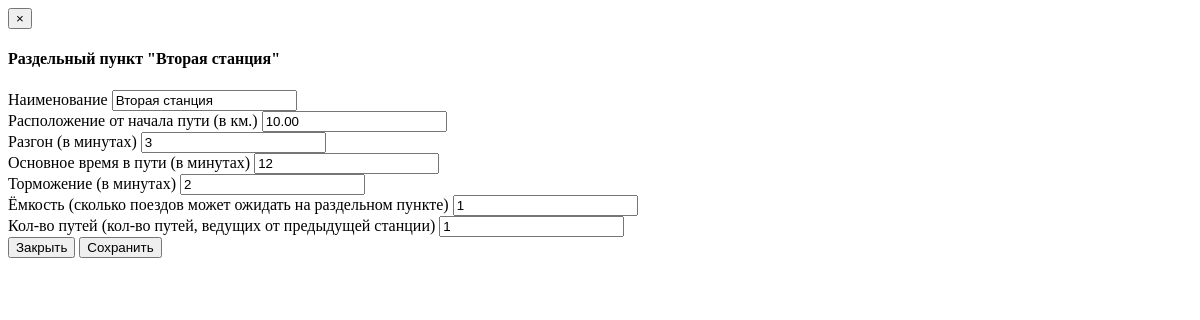
/track/2/switch/edit/2, run on an earlier commit of the app's database.
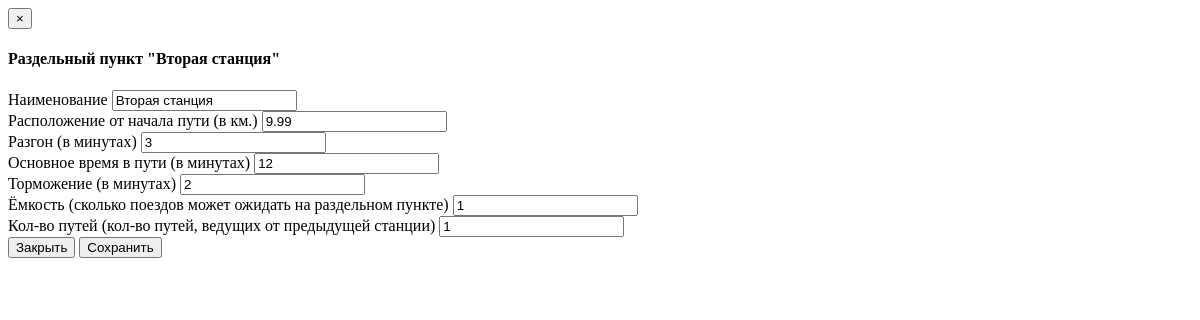
And on a later commit of the database.
### tutu/models.py (models this page shows, shortened)
class Switch(models.Model):
    track = models.ForeignKey(Track, on_delete=models.CASCADE)
    position = models.DecimalField(max_digits=7, decimal_places=2)
    name = models.TextField()
    number_of_tracks = models.IntegerField(default=1)
    trains_fit = models.IntegerField(default=1)
    is_start = models.BooleanField(default=False)
    is_end = models.BooleanField(default=False)
    mins_acc = models.IntegerField()
    mins_brk = models.IntegerField()
    mins_main = models.IntegerField()
    class Meta:
        ordering = ["position"]
        verbose_name_plural = "switches"

### tutu/views.py (the view, shortened to what this page needs)
# urls.py: url(r'^track/(?P<track_id>[0-9]*)/switch/edit/(?P<switch_id>[0-9]*)$', views.edit_switch, name="edit_switch"),
@csrf_exempt
def edit_switch(request, track_id, switch_id):
    try:
        t = Track.objects.get(pk=int(track_id))
        s = Switch.objects.get(pk=int(switch_id))
    except:
        return render(request, "error.html")
    context = {"switch": s, "track": t}
    return render(request, "edit_switch.html", context)

### tutu/views_sim.py (called while the page is built)
    def process_request(self, req):
        attr = '_dont_enforce_csrf_checks'
        if not getattr(req, attr, False):
            setattr(req, attr, True)

### templates/edit_switch.html (shortened to what this page needs)
<!DOCTYPE html>
<html lang="en">
<div>
    <form class="form-labels-on-top" action="{% url "edit_switch" track.id switch.id  %}" method="post">
        <div class="modal-header">
            <button type="button" class="close" data-dismiss="modal" aria-hidden="true">&times;</button>
            <h4 class="modal-title">Раздельный пункт "{{ switch.name }}"</h4>
        </div>
        <div class="modal-body">
            <div class="form-row">
                <label>
                    <span>Наименование</span>
                    <input type="text" name="switch_name" value="{{ switch.name }}">
                </label>
            </div>
            <div class="form-row">
                <label>
                    <span>Расположение от начала пути (в км.)</span>
                    <input type="number" step="0.01" name="switch_position" value="{{ switch.position }}">
                </label>
            </div>
            <div class="form-row">
                <label>
                    <span>Разгон (в минутах)</span>
                    <input type="number" name="switch_acc" value="{{ switch.mins_acc }}">
                </label>
            </div>
            <div class="form-row">
                <label>
                    <span>Основное время в пути (в минутах)</span>
                    <input type="number" name="switch_main" value="{{ switch.mins_main }}">
                </label>
            </div>
            <div class="form-row">
                <label>
                    <span>Торможение (в минутах)</span>
                    <input type="number" name="switch_brk" value="{{ switch.mins_brk }}">
                </label>
            </div>
            <div class="form-row">
                <label>
                    <span>Ёмкость (сколько поездов может ожидать на раздельном пункте)</span>
                    <input type="number" name="switch_trains_fit" value="{{ switch.trains_fit }}">
                </label>
            </div>
            <div class="form-row">
                <label>
                    <span>Кол-во путей (кол-во путей, ведущих от предыдущей станции)</span>
                    <input type="number" name="switch_number_of_tracks" value="{{ switch.number_of_tracks }}">
                </label>
            </div>
        </div>
        <div class="modal-footer">
            <button type="button" class="btn btn-default" data-dismiss="modal">Закрыть</button>
            <button type="submit" class="btn btn-primary">Сохранить</button>
        </div>
    </form>
</div>
</html>

What changed in the data, as far as the page shows it:
changed Switch "Вторая станция": switch_position "10.00" → "9.99"
